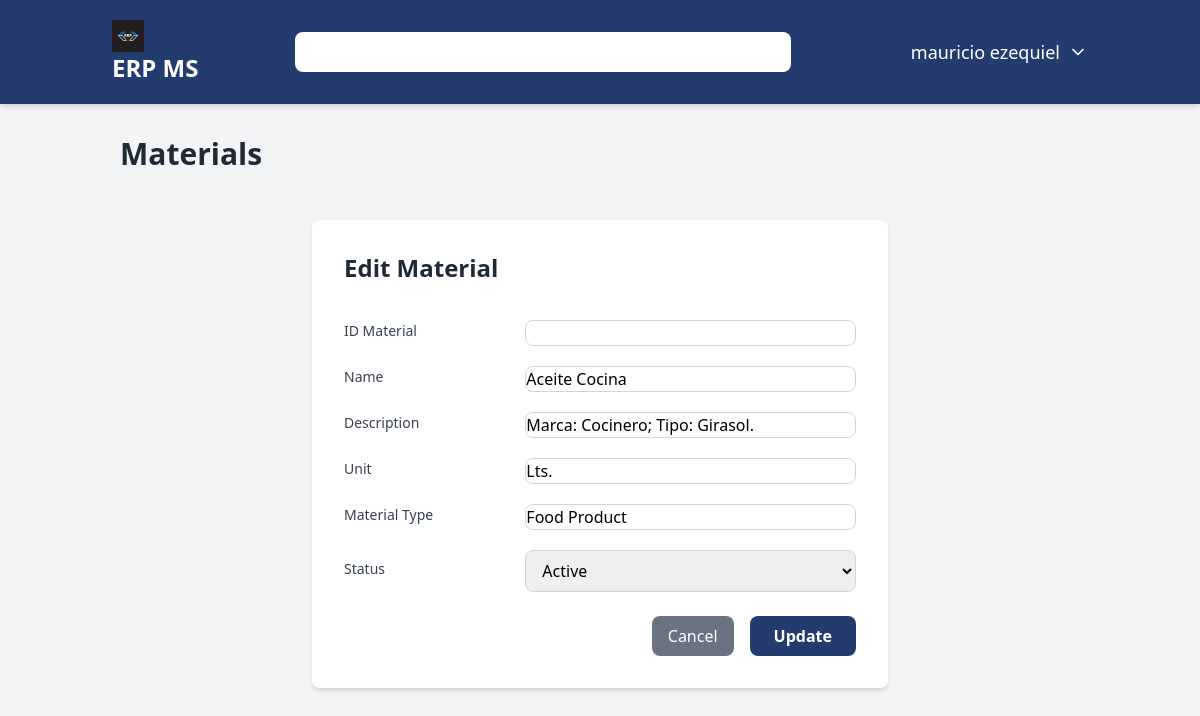
Screenshot of /materials/5/edit/ (signed in) with the database file from the repository.
### users/models.py (models this page shows)
class User(AbstractUser):
    user_id = models.AutoField(primary_key=True)
    username = models.CharField(max_length=150, unique=True)
    password = models.CharField(max_length=128)
    USERNAME_FIELD = 'username'
    class Meta:
        db_table = 'users'
        verbose_name = 'User'
        verbose_name_plural = 'Users'

### materials/models.py (models this page shows, shortened)
class Material(models.Model):
    id_material = models.CharField(max_length=50, null=True, unique=True, verbose_name="Material ID")
    name = models.CharField(max_length=100, verbose_name="Material Name")
    description = models.TextField(max_length=250, blank=True, verbose_name="Material Description")
    unit = models.CharField(max_length=50, verbose_name="Unit measurement")
    material_type = models.CharField(max_length=50, verbose_name="Material Type")
    status = models.CharField(max_length=50, verbose_name="Status")
    create_at = models.DateTimeField(auto_now_add=True)
    updated_at = models.DateTimeField(auto_now=True)
    created_by = models.ForeignKey(settings.AUTH_USER_MODEL, on_delete=models.SET_NULL, null=True)
    class Meta:
        verbose_name = "Material"
        verbose_name_plural = "Materials"

### materials/views.py (the view)
# urls.py: path('<int:pk>/edit/', views.material_edit, name='material_edit'),
@login_required
def material_edit(request, pk):
    material = get_object_or_404(Material, pk=pk)
    max_permission = UserRole.objects.filter(user_id=request.user).aggregate(max_permission=models.Max('role__materials'))['max_permission'] or 0
    if max_permission == 1:
        return redirect('materials') # Redirect to materials if no permission
    if max_permission == 0:
        return redirect('dashboard') # Redirect to dashboard if no permission
    material = Material.objects.get(pk=pk)
    if request.method == 'POST':
        form = MaterialForm(request.POST, instance=material)
        if form.is_valid():
            form.save()
            return redirect('materials:material_list')
    else:
        form = MaterialForm(instance=material)
    context = {
        'form': form,
        'material': material,
    }
    return render(request, 'materials/material_form.html', context)

### materials/forms.py
class MaterialForm(forms.ModelForm):
    class Meta:
        model = Material
        fields = ['id_material', 'name', 'description', 'unit', 'material_type', 'status']

### core/context_processors.py (called while the page is built)
def get_permissions(request):
    permissions = {
        'customers': 0,
        'suppliers': 0,
        'materials': 0,
        'purchases': 0,
        'sales': 0,
        'inventory': 0,
        'accounting': 0,
        'reporting': 0,
    }
    roles = []
    if request.user.is_authenticated:
        user_roles = UserRole.objects.filter(user_id=request.user.pk)
        roles = [ur.role.role_name for ur in user_roles]
        for user_role in user_roles:
            role = user_role.role
            for module in permissions.keys():
                current_permission = getattr(role, module, 0)
                if current_permission > permissions[module]:
                    permissions[module] = current_permission
    return {'permissions': permissions, 'roles': roles}

### materials/templates/materials/material_form.html (shortened to what this page needs)
{% extends 'core/base.html' %}
{% load static %}
{% block content %}
<h2 class="text-3xl font-bold text-gray-800 mb-6 border-gray-400 pb-2">Materials</h2>
<div class="max-w-xl mx-auto bg-white p-8 rounded-lg shadow-md mt-10">
    <h2 class="text-2xl font-bold text-gray-800 mb-6 border-gray-400 pb-2">
        {% if material %}Edit Material{% else %}Add New Material{% endif %}
    </h2>
    <form method="post" class="space-y-6">
        <div class="space-y-4">
            <div class="flex items-center space-x-4">
                <label for="{{ form.id_material.id_for_label }}" class="block text-sm font-medium text-gray-700 w-1/3">ID Material</label>
                <div class="mt-1 w-2/3">
                   <input type="text" name="{{ form.id_material.html_name }}" id="{{form.id_material.id_for_label}}" class="w-full border border-gray-300 rounded-lg focus:outline-none focus:ring-2 focus:ring-[#233b6e]" required>
                </div>
            </div>
             <div class="flex items-center space-x-4">
                <label for="{{ form.name.id_for_label }}" class="block text-sm font-medium text-gray-700 w-1/3">Name</label>
                <div class="mt-1 w-2/3">
                   <input type="text" name="{{ form.name.html_name }}" id="{{form.name.id_for_label}}" value="{{ form.name.value|default:'' }}" class="w-full border border-gray-300 rounded-lg focus:outline-none focus:ring-2 focus:ring-[#233b6e]" required>
                </div>
            </div>
             <div class="flex items-center space-x-4">
                <label for="{{ form.description.id_for_label }}" class="block text-sm font-medium text-gray-700 w-1/3">Description</label>
                <div class="mt-1 w-2/3">
                   <input type="text" name="{{ form.description.html_name }}" id="{{form.description.id_for_label}}" value="{{ form.description.value|default:'' }}" class="w-full border border-gray-300 rounded-lg focus:outline-none focus:ring-2 focus:ring-[#233b6e]" required>
                </div>
            </div>
             <div class="flex items-center space-x-4">
                <label for="{{ form.unit.id_for_label }}" class="block text-sm font-medium text-gray-700 w-1/3">Unit</label>
                <div class="mt-1 w-2/3">
                   <input type="text" name="{{ form.unit.html_name }}" id="{{form.unit.id_for_label}}" value="{{ form.unit.value|default:'' }}" class="w-full border border-gray-300 rounded-lg focus:outline-none focus:ring-2 focus:ring-[#233b6e]" required>
                </div>
            </div>
             <div class="flex items-center space-x-4">
                <label for="{{ form.material_type.id_for_label }}" class="block text-sm font-medium text-gray-700 w-1/3">Material Type</label>
                <div class="mt-1 w-2/3">
                   <input type="text" name="{{ form.material_type.html_name }}" id="{{form.material_type.id_for_label}}" value="{{ form.material_type.value|default:'' }}" class="w-full border border-gray-300 rounded-lg focus:outline-none focus:ring-2 focus:ring-[#233b6e]" required>
                </div>
            </div>
             <div class="flex items-center space-x-4">
                <label for="{{ form.status.id_for_label }}" class="block text-sm font-medium text-gray-700 w-1/3">Status</label>
                <div class="mt-1 w-2/3">
                   <select name="{{ form.status.html_name }}" id="{{form.status.id_for_label}}" class="w-full px-3 py-2 border border-gray-300 rounded-lg focus:outline-none focus:ring-2 focus:ring-[#233b6e]" required>
                      <option value="active" {% if form.status.value == "Active" %}selected{% endif %}>Active</option>
                   </select>
                </div>
            </div>
        </div>
        <div class="flex justify-end space-x-4">
            <a href="{% url 'materials:material_list' %}" class="px-4 py-2 bg-gray-500 text-white rounded-lg hover:bg-gray-600">Cancel</a>
            <button type="submit" class="bg-[#233b6e] text-white font-semibold py-2 px-6 rounded-lg transition-colors duration-300 hover:bg-[#1a2c53]">{% if material %}Update{% else %}Create{% endif %}</button>
        </div>
    </form>
</div>
{% endblock content %}

### core/templates/core/base.html (shortened to what this page needs)
{% load static %}
<!DOCTYPE html>
<html lang="en">
<head>
    <script src="https://cdn.tailwindcss.com"></script>
</head>
<body class="bg-gray-100 font-sans">
    <nav class="bg-[#233b6e] text-white shadow-md">
        <div class="container mx-auto px-4 py-4 flex flex-col md:flex-row justify-between items-center space-y-4 md:space-y-0">
            <a href="{% url 'dashboard' %}" class="text-2xl font-bold rounded-lg px-2 py-1 transition-all hover:bg-white/10">
                <img src="{% static 'img/logo-erp.jpg' %}" alt="ERP MS" class="h-8 w-8">
                <span>ERP MS</span>
            </a>
            <div class="relative w-full md:w-1/2">
                <input type="text" id="transaction-input" class="w-full rounded-lg px-4 py-2 text-gray-800 focus:outline-none focus:ring-2 focus:ring-white/50 placeholder-gray-400">
            </div>
            <div class="flex items-center space-x-6">
                <div class="relative">
                    <button id="user-menu-button" class="flex items-center space-x-2 text-lg font-medium transition-all hover:bg-white/10 p-2 rounded-lg">
                        <span>{{ user.first_name|default:user.username }}</span>
                        <svg xmlns="http://www.w3.org/2000/svg" width="20" height="20" viewBox="0 0 24 24" fill="none" stroke="currentColor" stroke-width="2" stroke-linecap="round" stroke-linejoin="round" class="lucide lucide-chevron-down"><path d="m6 9 6 6 6-6"></path></svg>
                    </button>
                </div>
            </div>
        </div>
    </nav>
    <main class="container mx-auto  p-8">
        {% block content %}
        {% endblock %}
    </main>
</body>
</html>

### rows the page displays
User: first_name "mauricio ezequiel"
Material: name "Aceite Cocina", description "Marca: Cocinero; Tipo: Girasol.", unit "Lts.", material_type "Food Product"
